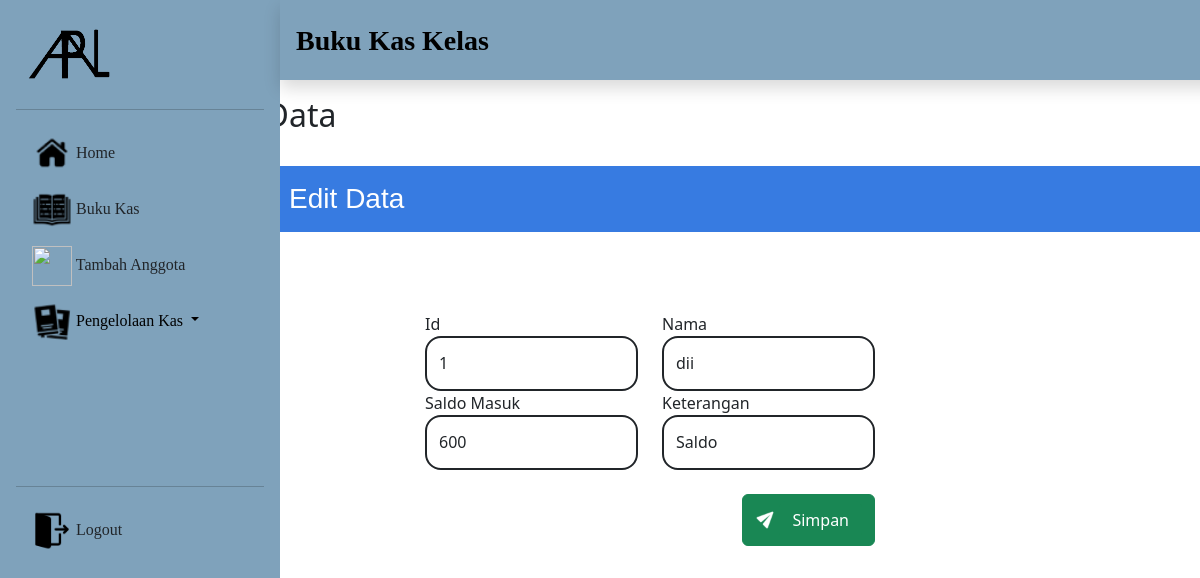
The app's page /admin/index.php?page=edit_out&Id=1, older data.
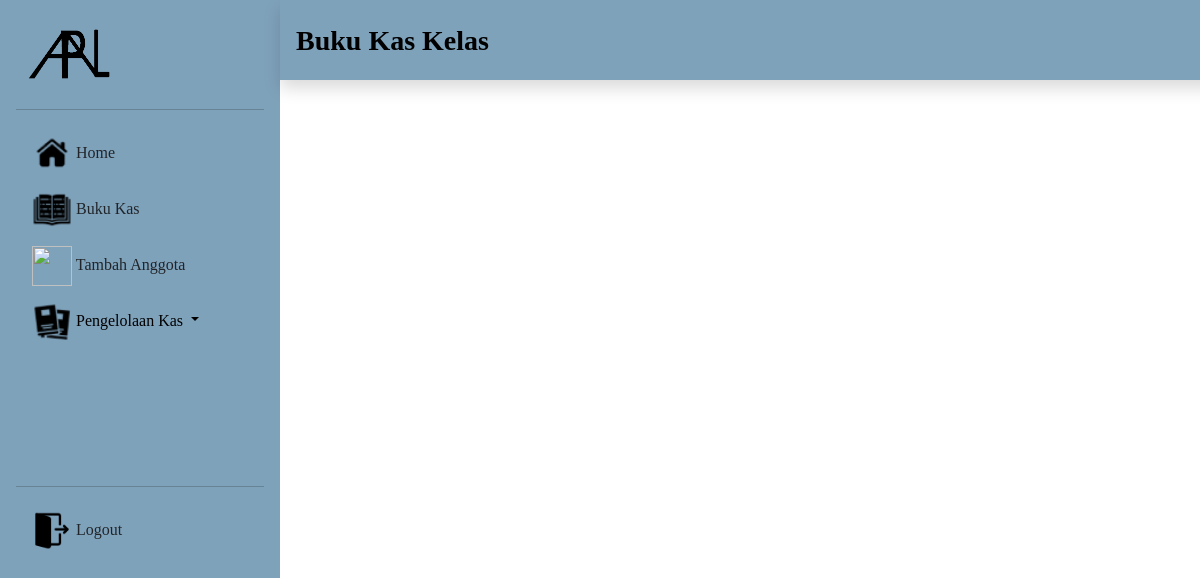
The same page, newer data.
### tables this page shows
CREATE TABLE `tb_input` (
  `Id` int(11) NOT NULL,
  `Name` varchar(45) NOT NULL,
  `Date` datetime NOT NULL DEFAULT current_timestamp() ON UPDATE current_timestamp(),
  `Saldo` double NOT NULL,
  `Information` text NOT NULL
);

### admin/update_out.php (the view, shortened to what this page needs)
<?php
    include "../koneksi.php";
    include "../header.php";
    $Id =$_GET ['Id'];
    $sql="SELECT * FROM tb_input  WHERE Id='$Id'";
    $edit = $conn->query($sql);
?>
<link rel="stylesheet" href="../style.css">
<form action="" method="post">
<?php
while ($row=$edit->fetch_assoc ()) {
?>
<h2 class="py-4">Edit Data</h2>
<div  style="width:120%; background-color:#377BE1;" ><h3 class="p-3 text-white">Form Edit Data</h3></div>
<div class="col-6 pt-5 offset-3 ">
<form action=""  method="post"><br>
        <div class="row ">
  <div class="col-6 ">
  <label for="Id">Id</label><br>
    <input type="text" class="form-control from1 border border-2 border-dark rounded-4"  name="Id" placeholder="Id" aria-label="First name" id="Id" value="<?php echo $row['Id'];?>">
  </div>
  <div class="col-6 ">
  <label for="Nama">Nama</label>
    <input type="text" class="form-control from1 border border-2 border-dark rounded-4" name="Name" placeholder="Name" aria-label="Last name" id="Nama"  value="<?php echo $row['Name'];?>">
  </div>
  <div class="col-6 ">
  <label for="Input">Saldo Masuk</label>
    <input type="number" class="form-control from1 border border-2 border-dark rounded-4" name="Input" placeholder="Input" aria-label="First name" id="Input"  value="<?php echo $row['Input'];?>">
  </div>
  <div class="col-6 ">
  <label for="Dsc">Keterangan</label>
    <input type="text" class="form-control from1 border border-2 border-dark rounded-4"  name="Information" placeholder="Information" aria-label="Last name" id="Dsc"  value="<?php echo $row['Information'];?>">
  </div>
</div><br>
<div class="float-end btn btn-success">
    <img src="../img/kirim.png" width= 20px; alt="">
	<input type="submit" name="edit" id="submit"  value="Simpan"  class=" btn btn-success">
	</div>
</form>
<?php
}
?>
</form>
<?php
include "../footer.php";
?>

Row changes from the older to the newer data that the page shows:
removed tb_input: Id "1", Name "dii", Input "600", Information "Saldo"
